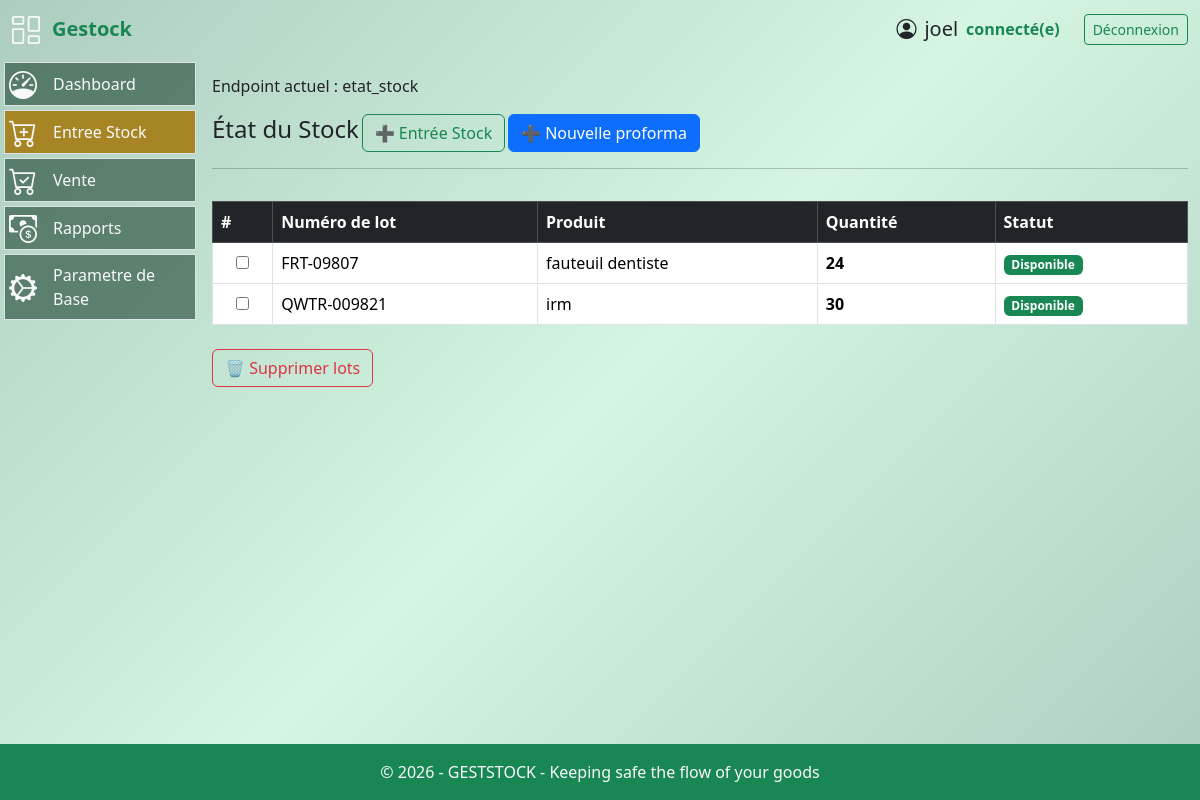
/stock (signed in), run on the app's committed database.
### models.py (models this page shows, shortened)
class User(UserMixin, db.Model):
  id = db.Column(db.Integer, primary_key=True)
  username = db.Column(db.String(64), index=True, nullable=False)
  email = db.Column(db.String(120), unique=True, nullable=False)
  password_hash = db.Column(db.String(256))
  role = db.Column(db.String(20), nullable=False, default='operateur')
  joined_at = db.Column(db.DateTime(), default = datetime.now(timezone.utc), index = True)
  must_change_password = db.Column(db.Boolean, default=False)
  __table_args__ = (
      db.UniqueConstraint('email', name='uq_user_email'),
  )

class Stock(db.Model):
    id = db.Column(db.Integer, primary_key=True)
    produit_id = db.Column(
        db.Integer,
        db.ForeignKey("produit.id"),
        nullable=False
    )
    numero_lot = db.Column(db.String(120), nullable=False)
    quantite = db.Column(db.Integer, nullable=False, default=0)
    seuil_alerte = db.Column(db.Integer, default=5)
    date_creation = db.Column(db.DateTime(), default = datetime.now(timezone.utc), index = True)
    __table_args__ = (
    db.UniqueConstraint("produit_id", "numero_lot", name="uix_produit_lot"),
)

class Produit(db.Model):
  id = db.Column(db.Integer, primary_key=True)
  nom_produit = db.Column(db.String(128), nullable=False,index=True)
  code_produit = db.Column(db.String(256), nullable=False, unique=True)
  description = db.Column(db.String(256), nullable=False)
  image = db.Column(db.String(255), nullable=True)
  stocks = db.relationship("Stock", backref="produit", lazy=True)

### routes.py (the view)
@app.route("/stock", methods=["GET"])
@login_required
def etat_stock():
    produits_all = Produit.query.order_by(Produit.nom_produit).all()
    stocks = (
        Stock.query
        .join(Produit)
        .filter(Stock.quantite > 0)
        .order_by(Stock.numero_lot)
        .all()
    )
    return render_template(
        "ajout_stock.html",   # ta page unique
        stocks=stocks,
        produits_all=produits_all
    )

### routes.py (called while the page is built)
@app.after_request
def disable_cache(response):
    response.headers["Cache-Control"] = "no-store, no-cache, must-revalidate, private"
    response.headers["Pragma"] = "no-cache"
    response.headers["Expires"] = "0"
    return response

@login_manager.user_loader
def load_user(user_id):
    return User.query.get(int(user_id))

@app.context_processor
def utility_processor():
    def is_active(prefix):
        return request.endpoint and prefix in request.endpoint
    return dict(is_active=is_active)

### templates/ajout_stock.html (shortened to what this page needs)
{% extends "base.html" %}
{% block content %}
<div class="py-3">
   <p>Endpoint actuel : {{ request.endpoint }}</p>
  <div class=" col-6 d-flex justify-content-between align-items-center">
    <h4>État du Stock</h4>
    <button class="btn btn-outline-success"
            data-bs-toggle="modal"
            data-bs-target="#addAchatModal">
      ➕ Entrée Stock
    </button>
    <a href="{{ url_for('nouvelle_proforma') }}"
      class="btn btn-primary">
      ➕ Nouvelle proforma
    </a>
  </div>
  <hr>
  {% if stocks %}
<form action="{{ url_for('delete_lot') }}" method="post">
  <div class="table-responsive" style="max-height: 350px;">
    <table class="table table-bordered table-hover mt-3">
      <thead class="table-dark">
        <tr>
          <th>#</th>
          <th>Numéro de lot</th>
          <th>Produit</th>
          <th>Quantité</th>
          <th>Statut</th>
        </tr>
      </thead>
      <tbody>
      {% for s in stocks %}
        <tr>
          <td class="text-center align-middle">
            <input type="checkbox"
                   name="stock_ids[]"
                   value="{{ s.id }}">
          </td>
          <td>{{ s.numero_lot }}</td>
          <td>{{ s.produit.nom_produit }}</td>
          <td class="fw-bold">{{ s.quantite }}</td>
          <td>
            {% if s.quantite == 0 %}
              <span class="badge bg-danger">Rupture</span>
            {% elif s.quantite < s.seuil_alerte %}
              <span class="badge bg-warning text-dark">Faible</span>
            {% else %}
              <span class="badge bg-success">Disponible</span>
            {% endif %}
          </td>
        </tr>
      {% endfor %}
      </tbody>
    </table>
  </div>
  <button type="submit"
          class="btn btn-outline-danger mt-2"
          onclick="return confirm('Supprimer les lots sélectionnés ?')">
    🗑 Supprimer lots
  </button>
</form>
{% else %}
  <div class="alert alert-warning text-center mt-3">
    Aucun produit en stock pour le moment.
  </div>
{% endif %}
{% endblock %}

### templates/base.html (shortened to what this page needs)
<!DOCTYPE html>
<html lang="fr">
<head>
    <link rel="stylesheet" href="/static/style/styles.css">
    <link rel="stylesheet" href="{{ url_for('static', filename='css/bootstrap.min.css') }}">
    <link rel="stylesheet" href="{{ url_for('static', filename='style/styles.css') }}">
    <link rel="stylesheet" href="https://cdn.jsdelivr.net/npm/bootstrap-icons@1.11.3/font/bootstrap-icons.css">
</head>
<body class="d-flex flex-column min-vh-100 bg-gradient-success">
    <header class="container-fluid py-2">
        <div class="row align-items-between">
            <div class="col-2 gap-2 d-flex align-items-center">
                    <i class="bi bi-columns-gap text-light fs-3"></i>
                <span class="fs-5 px-1 fw-semibold text-success">
                    Gestock
                </span>
            </div>
            <div class="col-10 d-flex gap-4 justify-content-end align-items-center">
                {% if current_user.is_authenticated %}
                    <div class="d-flex justify-content-end align-items-center ">
                        <span class="fs-5 d-flex justify-content-end mx-2 align-items-center">
                            <i class="bi bi-person-circle fs-5 mx-2"></i>
                            {{ current_user.username }}
                        </span>
                        <span class="fs-6 fw-semibold text-success">connecté(e)</span>
                    </div>
                    <div>
                        <a href="{{ url_for('logout') }}" class="btn btn-sm btn-outline-success">
                            Déconnexion
                        </a>
                    </div>
                {% endif %}
            </div>
        </div>
    </header>
    <main class="container-fluid flex-fill">
            <div class="row">
                {% if current_user.is_authenticated %}
                {% if request.path.startswith('/gestion_materiel') %}
                <nav class="col-3 col-md-2 p-1">
                            {% set active_pages = ['paiement', 'produit', 'client', 'dashboard', 'transaction', 'facture', 'stock', 'user'] %}
                        <ul class="nav flex-column gap-1">
                            {% if current_user.role in ["admin","operateur"] %}
                            <li class="nav-item  px-1  {{ 'active bg-nav2' if is_active('client') else '' }}
                                bg-nav-hover bg-nav border d-flex flex-fill justify-content-start align-items-center">
                                <i class="bi bi-person-standing text-light fs-3"></i>
                                <a class="nav-link active text-light" href="{{ url_for('client') }}">Gestion Clients</a>
                            </li>
                            <li class="{{ 'active bg-nav2' if is_active('produit') else '' }} nav-item bg-nav-hover bg-nav px-1 border d-flex flex-fill justify-content-start align-items-center">
                                <i class="bi bi-bag-fill text-light fs-3"></i>
                                <a class="nav-link text-light" href="{{url_for('produit')}}">Gestion Produits</a>
                            </li>
                            {% endif %}
                            {% if current_user.role == "admin" %}
                            <li class="{{ 'bg-nav2' if is_active('compagnie') else '' }} nav-item bg-nav-hover bg-nav px-1 border d-flex flex-fill justify-content-start align-items-center">
                                <i class="bi bi-building fs-3 text-light"></i>
                                <a class="nav-link text-light" href="{{url_for('compagnie')}}">Ma Compagnie</a>
                            </li>
                            <li class="{{ 'bg-nav2' if is_active('user') else '' }} nav-item bg-nav-hover bg-nav px-1 border d-flex flex-fill justify-content-start align-items-center">
                                <i class="bi bi-people fs-3 text-light"></i>
                                <a class="nav-link text-light" href="{{url_for('user')}}">Gestion Utilisateurs</a>
                            </li>
                            {% endif %}
                            {% if current_user.role in ["admin","operateur"] %}
                            <li class="nav-item bg-nav-hover bg-nav px-1 border d-flex flex-fill justify-content-start align-items-center">
                                <i class="bi bi-arrow-left-square-fill text-light fs-3"></i>
                                {% if current_user.role == "admin" %}
                                <a class="nav-link text-light"  href="{{url_for('dashboard')}}">Retour</a>
                                {% else %}
                                <a class="nav-link text-light"  href="{{url_for('etat_stock')}}">Retour</a>
                                {% endif %}
                            </li>
                            {% endif %}
                        </ul>
                    </nav>
                    {% else %}
                    <nav class="col-3 col-md-2 p-1">
                        <ul class="nav flex-column gap-1">
                            {% if current_user.role == "admin" %}
                            <li class=" {{ 'bg-nav2' if is_active('dashboard') else '' }} nav-item bg-nav-hover bg-nav px-1 border d-flex flex-fill justify-content-start align-items-center">
                                <i class="bi bi-speedometer text-light fs-3"></i>
                                <a class="nav-link active text-light" href="{{ url_for('dashboard') }}">Dashboard</a>
                            </li>
                            {% endif %}
                            {% if current_user.role in ["admin","operateur"] %}
                            <li class=" {{ 'bg-nav2' if is_active('etat_stock') else '' }} nav-item bg-nav-hover bg-nav px-1 border d-flex flex-fill justify-content-start align-items-center">
                                <i class="bi-cart-plus text-light fs-3"></i>
                                <a class="nav-link text-light" href="{{url_for('etat_stock')}}">Entree Stock</a>
                            </li>
                            {% endif %}
                            {% if current_user.role == "admin" %}
                            <li class="{{ 'bg-nav2' if is_active('nouvelle_vente') else '' }} nav-item bg-nav-hover bg-nav px-1 border d-flex flex-fill justify-content-start align-items-center">
                                <i class="bi-cart-check text-light fs-3"></i>
                                <a class="nav-link text-light" href="{{url_for('nouvelle_vente')}}">Vente</a>
                            </li>
                            <li class="{{ 'bg-nav2' if is_active('rapport') else '' }} nav-item bg-nav-hover bg-nav px-1 border d-flex flex-fill justify-content-start align-items-center">
                                <i class="bi bi-cash-coin text-light fs-3"></i>
                                <a class="nav-link text-light" href="{{url_for('rapport')}}">Rapports</a>
                            </li>
                            {% endif %}
                            {% if current_user.role in ["admin","operateur"] %}
                            <li class="nav-item bg-nav-hover bg-nav px-1 border d-flex flex-fill justify-content-start align-items-center">
                                <i class="bi bi-gear-wide-connected text-light fs-3"></i>
                                <a class="nav-link text-light" href="{{url_for('client')}}">Parametre de Base</a>
                            </li>
                            {% endif %}
                        </ul>
                    </nav>
                    {% endif %}
                 {% endif %}
                  <section class="{% if current_user.is_authenticated %}col-9 col-md-10{% else %}col-12{% endif %}">
                     {% block content %}{% endblock %}
                  </section>
             </div>
    </main>
    <footer class="bg-success text-light text-center py-3 mt-auto">
        <p class="mb-0">© 2026 - GESTSTOCK - Keeping safe the flow of your goods </p>
    </footer>
</body>
</html>

### static/style/styles.css (style rules this page uses)
body,html { min-height: 100%; }
.bg-gradient-success { background: linear-gradient(135deg, #adcdbf, #d5f5e2, #adcdbf); }
.bg-nav { background-color: #113a248f; }
.bg-nav2 { background-color: #a88524; }

### data on the page
User: username "joel"
Stock: numero_lot "FRT-09807", produit.nom_produit "fauteuil dentiste", quantite "24", seuil_alerte "Disponible"
Stock: numero_lot "QWTR-009821", produit.nom_produit "irm", quantite "30", seuil_alerte "Disponible"

### other printed values
{{ request.endpoint }} "etat_stock"
